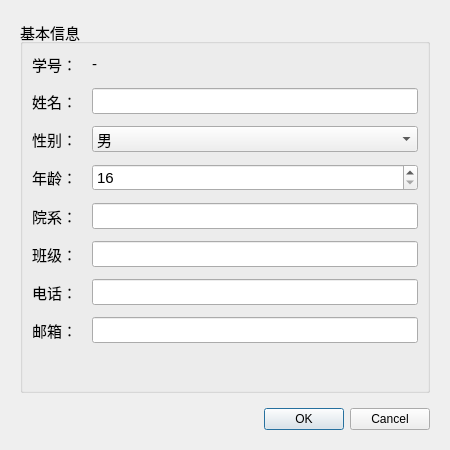
<?xml version="1.0" encoding="UTF-8"?>
<ui version="4.0">
 <class>StudentProfileDialog</class>
 <widget class="QDialog" name="StudentProfileDialog">
  <property name="geometry">
   <rect>
    <x>0</x>
    <y>0</y>
    <width>450</width>
    <height>450</height>
   </rect>
  </property>
  <property name="windowTitle">
   <string>编辑个人信息</string>
  </property>
  <layout class="QVBoxLayout" name="verticalLayout">
   <property name="spacing">
    <number>15</number>
   </property>
   <property name="leftMargin">
    <number>20</number>
   </property>
   <property name="topMargin">
    <number>20</number>
   </property>
   <property name="rightMargin">
    <number>20</number>
   </property>
   <property name="bottomMargin">
    <number>20</number>
   </property>
   <item>
    <widget class="QGroupBox" name="groupBox">
     <property name="title">
      <string>基本信息</string>
     </property>
     <property name="font">
      <font>
       <pointsize>11</pointsize>
      </font>
     </property>
     <layout class="QFormLayout" name="formLayout">
      <property name="horizontalSpacing">
       <number>15</number>
      </property>
      <property name="verticalSpacing">
       <number>12</number>
      </property>
      <item row="0" column="0">
       <widget class="QLabel" name="label_studentNo">
        <property name="font">
         <font>
          <pointsize>11</pointsize>
         </font>
        </property>
        <property name="text">
         <string>学号：</string>
        </property>
       </widget>
      </item>
      <item row="0" column="1">
       <widget class="QLabel" name="studentNoLabel">
        <property name="font">
         <font>
          <pointsize>11</pointsize>
         </font>
        </property>
        <property name="text">
         <string>-</string>
        </property>
        <property name="textInteractionFlags">
         <set>Qt::TextSelectableByMouse</set>
        </property>
       </widget>
      </item>
      <item row="1" column="0">
       <widget class="QLabel" name="label_name">
        <property name="font">
         <font>
          <pointsize>11</pointsize>
         </font>
        </property>
        <property name="text">
         <string>姓名：</string>
        </property>
       </widget>
      </item>
      <item row="1" column="1">
       <widget class="QLineEdit" name="nameEdit">
        <property name="font">
         <font>
          <pointsize>11</pointsize>
         </font>
        </property>
       </widget>
      </item>
      <item row="2" column="0">
       <widget class="QLabel" name="label_gender">
        <property name="font">
         <font>
          <pointsize>11</pointsize>
         </font>
        </property>
        <property name="text">
         <string>性别：</string>
        </property>
       </widget>
      </item>
      <item row="2" column="1">
       <widget class="QComboBox" name="genderCombo">
        <property name="font">
         <font>
          <pointsize>11</pointsize>
         </font>
        </property>
        <item>
         <property name="text">
          <string>男</string>
         </property>
        </item>
        <item>
         <property name="text">
          <string>女</string>
         </property>
        </item>
       </widget>
      </item>
      <item row="3" column="0">
       <widget class="QLabel" name="label_age">
        <property name="font">
         <font>
          <pointsize>11</pointsize>
         </font>
        </property>
        <property name="text">
         <string>年龄：</string>
        </property>
       </widget>
      </item>
      <item row="3" column="1">
       <widget class="QSpinBox" name="ageSpinBox">
        <property name="font">
         <font>
          <pointsize>11</pointsize>
         </font>
        </property>
        <property name="minimum">
         <number>16</number>
        </property>
        <property name="maximum">
         <number>100</number>
        </property>
       </widget>
      </item>
      <item row="4" column="0">
       <widget class="QLabel" name="label_department">
        <property name="font">
         <font>
          <pointsize>11</pointsize>
         </font>
        </property>
        <property name="text">
         <string>院系：</string>
        </property>
       </widget>
      </item>
      <item row="4" column="1">
       <widget class="QLineEdit" name="departmentEdit">
        <property name="font">
         <font>
          <pointsize>11</pointsize>
         </font>
        </property>
       </widget>
      </item>
      <item row="5" column="0">
       <widget class="QLabel" name="label_class">
        <property name="font">
         <font>
          <pointsize>11</pointsize>
         </font>
        </property>
        <property name="text">
         <string>班级：</string>
        </property>
       </widget>
      </item>
      <item row="5" column="1">
       <widget class="QLineEdit" name="classEdit">
        <property name="font">
         <font>
          <pointsize>11</pointsize>
         </font>
        </property>
       </widget>
      </item>
      <item row="6" column="0">
       <widget class="QLabel" name="label_phone">
        <property name="font">
         <font>
          <pointsize>11</pointsize>
         </font>
        </property>
        <property name="text">
         <string>电话：</string>
        </property>
       </widget>
      </item>
      <item row="6" column="1">
       <widget class="QLineEdit" name="phoneEdit">
        <property name="font">
         <font>
          <pointsize>11</pointsize>
         </font>
        </property>
       </widget>
      </item>
      <item row="7" column="0">
       <widget class="QLabel" name="label_email">
        <property name="font">
         <font>
          <pointsize>11</pointsize>
         </font>
        </property>
        <property name="text">
         <string>邮箱：</string>
        </property>
       </widget>
      </item>
      <item row="7" column="1">
       <widget class="QLineEdit" name="emailEdit">
        <property name="font">
         <font>
          <pointsize>11</pointsize>
         </font>
        </property>
       </widget>
      </item>
     </layout>
    </widget>
   </item>
   <item>
    <widget class="QDialogButtonBox" name="buttonBox">
     <property name="orientation">
      <enum>Qt::Horizontal</enum>
     </property>
     <property name="standardButtons">
      <set>QDialogButtonBox::Cancel|QDialogButtonBox::Ok</set>
     </property>
    </widget>
   </item>
  </layout>
 </widget>
 <resources/>
 <connections>
  <connection>
   <sender>buttonBox</sender>
   <signal>accepted()</signal>
   <receiver>StudentProfileDialog</receiver>
   <slot>accept()</slot>
   <hints>
    <hint type="sourcelabel">
     <x>248</x>
     <y>254</y>
    </hint>
    <hint type="destinationlabel">
     <x>157</x>
     <y>274</y>
    </hint>
   </hints>
  </connection>
  <connection>
   <sender>buttonBox</sender>
   <signal>rejected()</signal>
   <receiver>StudentProfileDialog</receiver>
   <slot>reject()</slot>
   <hints>
    <hint type="sourcelabel">
     <x>316</x>
     <y>260</y>
    </hint>
    <hint type="destinationlabel">
     <x>286</x>
     <y>274</y>
    </hint>
   </hints>
  </connection>
 </connections>
</ui>
